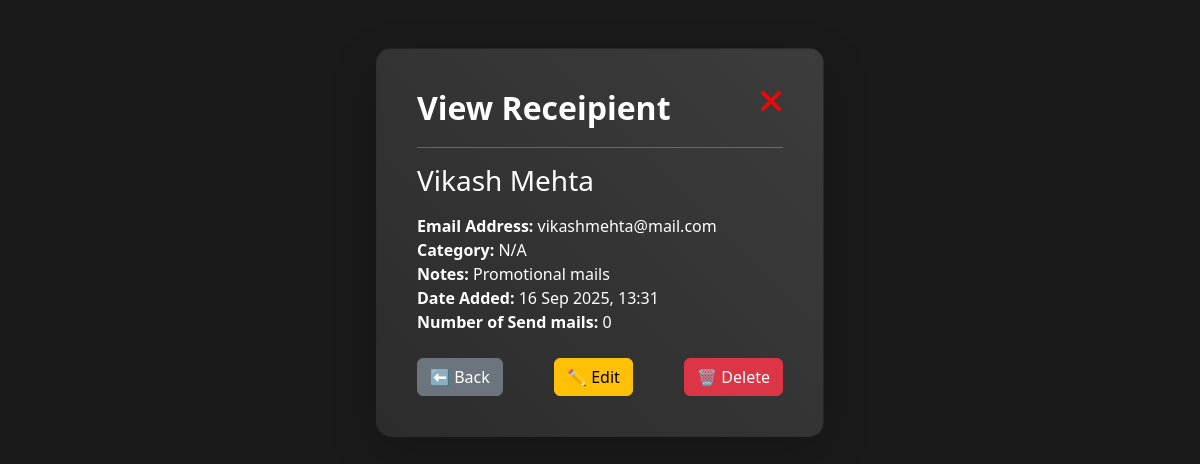
The app's page /user/receipient/1/ (signed in), older data.
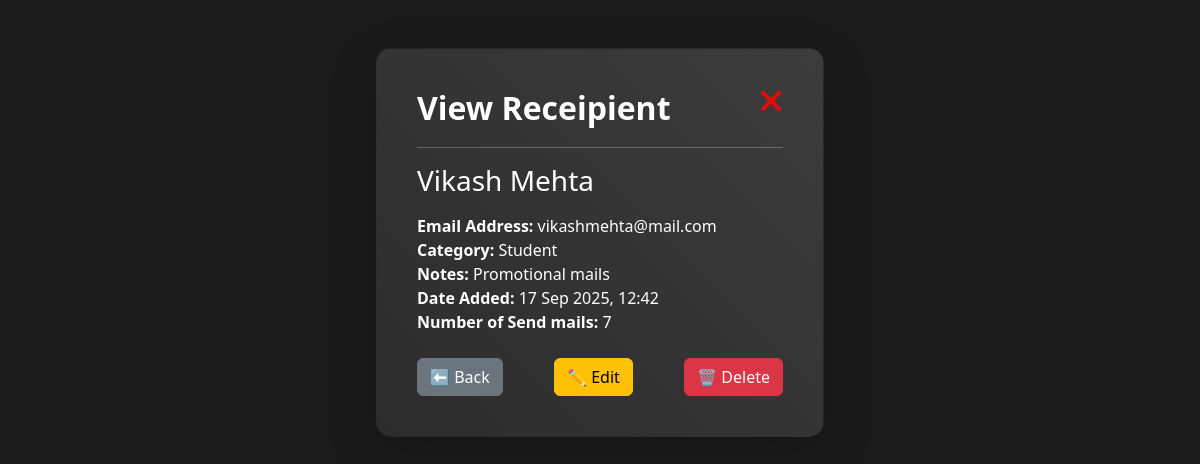
The same page, newer data.
### CreateUser/models.py (models this page shows, shortened)
class Receipent(models.Model):
    Sender = models.ForeignKey(emailUsers, on_delete=models.CASCADE)
    email = models.CharField(max_length=200, null=False, unique=False)
    name = models.CharField(max_length=150, null=False, default="Customer")
    receipent_category = models.CharField(max_length=100, null=True)
    comment = models.CharField(max_length=200, null=True)
    added_date = models.DateTimeField(auto_now=True)
    send_time = models.IntegerField(default=0)

### CreateUser/views.py (the view)
# urls.py: path('receipient/<int:receipient_id>/', views.viewReceipent, name="view_recepient"),
def viewReceipent(request, receipient_id):
    user_id = request.session.get("user_id")
    if not user_id:
        messages.warning(request, "Login first")
        return redirect('Login')
    receipient = get_object_or_404(Receipent, id=receipient_id, Sender__id=user_id)
    title = f"{receipient.name} -{emailUsers.objects.get(id=user_id).name}"
    return render(request, "Receipent/view.html", {
        "receipient": receipient,
        'title':title
    })

### templates/Receipent/view.html (shortened to what this page needs)
{% extends "CreateUser/base.html" %}
{% load static %}
{% block content %}
<div class="container mt-5 d-flex justify-content-center">
    <div class="card shadow-lg p-4" style="width: 28rem; border-radius: 15px;">
        <div class="card-body text-start">
            <div class="heading d-flex justify-content-between">
                <h2 class="mb-1 fw-bold">View Receipient</h2>
                <a href="{% url "dashboard" %}"> <i class="fa-solid fa-xmark fa-2xl" style="color: #e60a0a;"></i> </a>
            </div> <hr>
            <h3 class="card-title mb-3">{{ receipient.name }}</h3>
            <p class="card-text">
                <strong>Email Address:</strong> {{ receipient.email }} <br>
                <strong>Category:</strong> {{ receipient.receipent_category|default:"N/A" }} <br>
                <strong>Notes:</strong> {{ receipient.comment|default:"No comment" }} <br>
                <strong>Date Added:</strong> {{ receipient.added_date|date:"d M Y, H:i" }} <br>
                <strong>Number of Send mails:</strong> {{ receipient.send_time }}
            </p>
            <div class="d-flex justify-content-between mt-4">
                <a href="{% url 'dashboard' %}" class="btn btn-secondary">⬅ Back</a>
                <a href="{% url 'edit_recepient' receipient.id %}" class="btn btn-warning">✏ Edit</a>
                <a href="{% url 'delete_recipient' receipient.id %}"
                   class="btn btn-danger"
                   onclick="return confirm('Are you sure you want to delete this recipient?');">
                   🗑 Delete
                </a>
            </div>
        </div>
    </div>
</div>
{% endblock %}

Row changes from the older to the newer data that the page shows:
changed Receipent "Vikash Mehta": receipent_category "N/A" → "Student"; added_date "16 Sep 2025, 13:31" → "17 Sep 2025, 12:42"; send_time "0" → "7"
